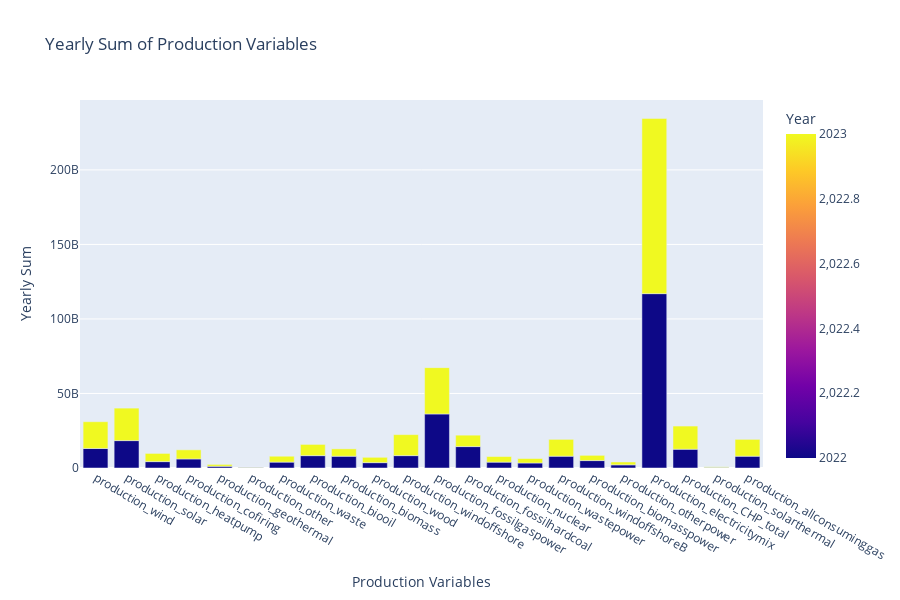

This figure's notebook cell:
### Code cell
import pandas as pd
import plotly.express as px

# Selecteer alleen de kolommen die beginnen met 'production'
production_columns = [col for col in df_filtered_regr.columns if col.startswith('production')]

# Voeg een kolom toe voor het jaar (afgeleid van de index)
df_filtered_regr['Year'] = df_filtered_regr.index.year

# Bereken de jaarlijkse som voor alle 'production'-kolommen
yearly_production = df_filtered_regr.groupby('Year')[production_columns].sum()

# Zet de data om naar een lange vorm voor gebruik in Plotly
yearly_production_long = yearly_production.reset_index().melt(id_vars='Year', var_name='Production Variable', value_name='Yearly Sum')

# Maak een interactieve gestapelde staafdiagram met Plotly
fig = px.bar(
    yearly_production_long,
    x='Production Variable',
    y='Yearly Sum',
    color='Year',
    title='Yearly Sum of Production Variables',
    labels={'Yearly Sum': 'Yearly Sum', 'Production Variable': 'Production Variables'},
    barmode='stack',
    height=600,
    color_discrete_sequence=px.colors.qualitative.Plotly  # Correct kleurenpalet
)

# Toon de interactieve grafiek
fig.show()

### Figure 1 — Plotly figure (JSON) as saved in the notebook; plotly's stock layout.template omitted (floating-point values rounded to 4 significant figures)
{"data": [{"hovertemplate": "Production Variables=%{x}<br>Yearly Sum=%{y}<br>Year=%{marker.color}<extra></extra>", "legendgroup": "", "marker": {"color": [2022, 2023, 2022, 2023, 2022, 2023, 2022, 2023, 2022, 2023, 2022, 2023, 2022, 2023, 2022, 2023, 2022, 2023, 2022, 2023, 2022, 2023, 2022, 2023, 2022, 2023, 2022, 2023, 2022, 2023, 2022, 2023, 2022, 2023, 2022, 2023, 2022, 2023, 2022, 2023, 2022, 2023, 2022, 2023], "coloraxis": "coloraxis", "pattern": {"shape": ""}}, "name": "", "orientation": "v", "showlegend": false, "textposition": "auto", "type": "bar", "x": ["production_wind", "production_wind", "production_solar", "production_solar", "production_heatpump", "production_heatpump", "production_cofiring", "production_cofiring", "production_geothermal", "production_geothermal", "production_other", "production_other", "production_waste", "production_waste", "production_biooil", "production_biooil", "production_biomass", "production_biomass", "production_wood", "production_wood", "production_windoffshore", "production_windoffshore", "production_fossilgaspower", "production_fossilgaspower", "production_fossilhardcoal", "production_fossilhardcoal", "production_nuclear", "production_nuclear", "production_wastepower", "production_wastepower", "production_windoffshoreB", "production_windoffshoreB", "production_biomasspower", "production_biomasspower", "production_otherpower", "production_otherpower", "production_electricitymix", "production_electricitymix", "production_CHP_total", "production_CHP_total", "production_solarthermal", "production_solarthermal", "production_allconsuminggas", "production_allconsuminggas"], "xaxis": "x", "y": [13099451801, 17963560261, 18386170134, 21796403999, 4278900586, 5495192891, 6066744163, 6125937018, 1161896270, 1236976097, 417205704, 188369142, 3961414648, 3945639687, 8294732941, 7530121284, 7894262035, 4951214217, 3590242625, 3584690645, 8315281372, 14072926998, 36256905750, 31089835500, 14363294832, 7665910435, 3930231500, 3769597250, 3360301750, 2992405750, 7911737250, 11305146750, 4978086862, 3517915694, 2110919000, 1935297000, 116989154500, 117585434149, 12592055606, 15549361381, 385879068, 370471646, 7911737265, 11305146879], "yaxis": "y"}], "layout": {"barmode": "stack", "coloraxis": {"colorbar": {"title": {"text": "Year"}}, "colorscale": [[0, "#0d0887"], [0.1111, "#46039f"], [0.2222, "#7201a8"], [0.3333, "#9c179e"], [0.4444, "#bd3786"], [0.5556, "#d8576b"], [0.6667, "#ed7953"], [0.7778, "#fb9f3a"], [0.8889, "#fdca26"], [1, "#f0f921"]]}, "height": 600, "legend": {"tracegroupgap": 0}, "title": {"text": "Yearly Sum of Production Variables"}, "xaxis": {"anchor": "y", "domain": [0, 1], "title": {"text": "Production Variables"}}, "yaxis": {"anchor": "x", "domain": [0, 1], "title": {"text": "Yearly Sum"}}}}
